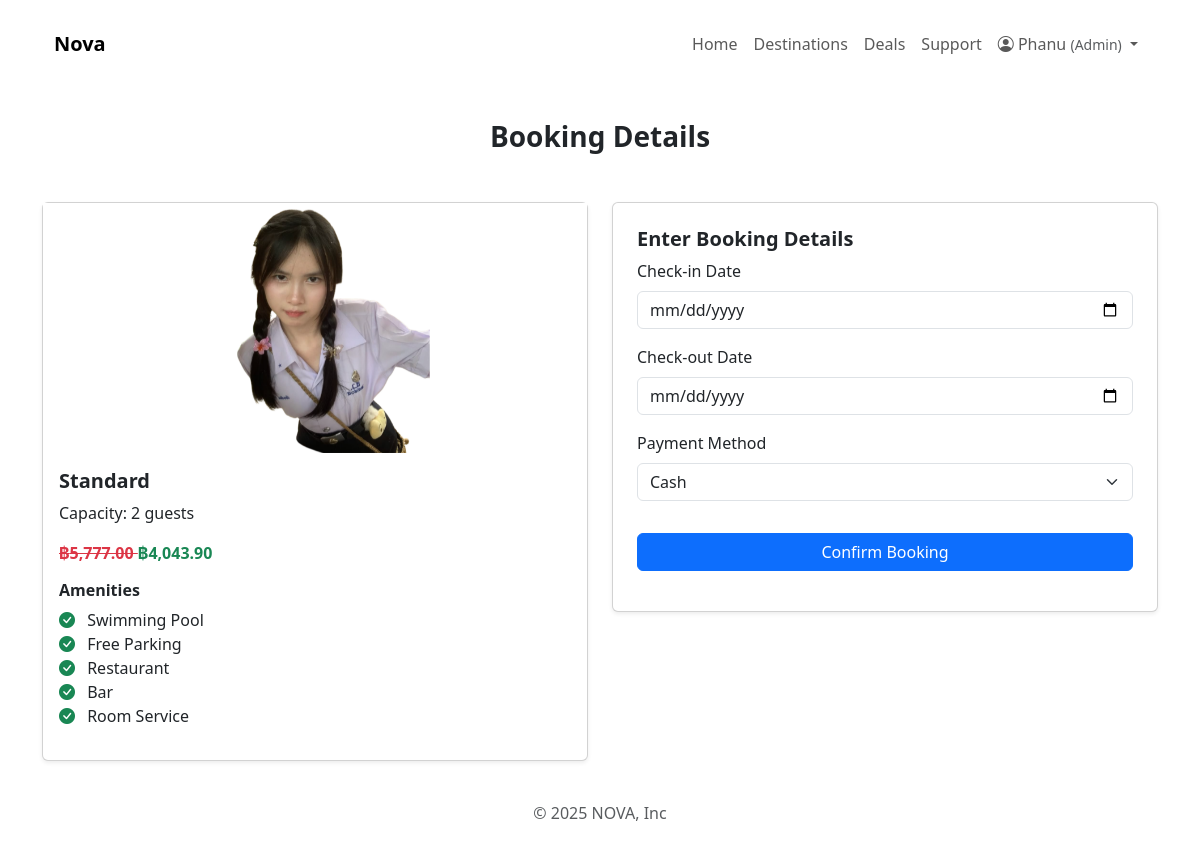
/views/booking.php?room_types_id=5&hotel_id=4 (signed in), run on the app's committed database.
### tables this page shows
CREATE TABLE `room_types` (
  `id` int(11) NOT NULL,
  `hotel_id` int(11) NOT NULL,
  `name` varchar(100) NOT NULL,
  `description` text DEFAULT NULL,
  `capacity` int(11) DEFAULT 2,
  `base_price` decimal(10,2) NOT NULL,
  `created_at` timestamp NOT NULL DEFAULT current_timestamp()
);

### views/booking.php (the view, shortened to what this page needs)
<?php
require_once("../partials/header.php");
require_once("../partials/nav.php");
$room_types_id = isset($_GET['room_types_id']) ? intval($_GET['room_types_id']) : 0;
$hotel_id = isset($_GET['hotel_id']) ? intval($_GET['hotel_id']) : 0;
if ($room_types_id > 0 && $hotel_id > 0) {
    $stmt = $pdo->prepare("
        SELECT rt.*,
            (SELECT COUNT(*) FROM rooms r WHERE r.room_type_id = rt.id AND r.status = 'available') AS available_rooms,
            COALESCE(
                (SELECT (rt.base_price - (rt.base_price * (d.discount_percentage / 100)))
                 FROM discounts d
                 WHERE d.hotel_id = rt.hotel_id AND d.room_type_id = rt.id AND d.status = 'active' LIMIT 1),
                rt.base_price
            ) AS discounted_price
        FROM room_types rt
        WHERE rt.id = ?
    ");
    $stmt->execute([$room_types_id]);
    $room = $stmt->fetch(PDO::FETCH_ASSOC);
    $stmt = $pdo->prepare("SELECT image_url FROM room_type_images WHERE room_types_id = ?");
    $stmt->execute([$room_types_id]);
    $room_images = $stmt->fetchAll(PDO::FETCH_COLUMN);
    $stmt = $pdo->prepare("
        SELECT a.name FROM room_type_amenities rta
        INNER JOIN amenities a ON rta.amenity_id = a.id
        WHERE rta.room_type_id = ?
    ");
    $stmt->execute([$room_types_id]);
    $room_amenities = $stmt->fetchAll(PDO::FETCH_COLUMN);
}
?>
<main>
        <h3 class="fw-bold text-center my-5">Booking Details</h3>
        <div class="row g-4">
            <div class="col-md-6">
            <div class="card shadow-sm">
                <?php if (!empty($room_images)) : ?>
                    <div id="carouselRoomImages" class="carousel slide" data-bs-ride="carousel">
                        <div class="carousel-inner">
                            <?php foreach ($room_images as $index => $image) : ?>
                                <div class="carousel-item <?= $index === 0 ? 'active' : ''; ?>">
                                    <img src="<?= htmlspecialchars($image); ?>" class="d-block w-100" style="height: 250px; object-fit: cover;">
                                </div>
                            <?php endforeach; ?>
                        </div>
                        <button class="carousel-control-prev" type="button" data-bs-target="#carouselRoomImages" data-bs-slide="prev">
                            <span class="carousel-control-prev-icon"></span>
                        </button>
                        <button class="carousel-control-next" type="button" data-bs-target="#carouselRoomImages" data-bs-slide="next">
                            <span class="carousel-control-next-icon"></span>
                        </button>
                    </div>
                <?php else: ?>
                    <img src="assets/img/no-image.jpg" class="img-fluid w-100" style="height: 250px; object-fit: cover;">
                <?php endif; ?>
                <div class="card-body">
                    <h5 class="fw-bold"><?= htmlspecialchars($room["name"]); ?></h5>
                    <p>Capacity: <?= $room["capacity"]; ?> guests</p>
                    <p class="fw-bold">
                        <?php if ($room['discounted_price'] < $room['base_price']) : ?>
                            <span class="text-danger text-decoration-line-through">
                                ฿<?= number_format($room["base_price"], 2); ?>
                            </span>
                            <span class="text-success">฿<?= number_format($room["discounted_price"], 2); ?></span>
                        <?php else: ?>
                            <span class="text-success">฿<?= number_format($room["base_price"], 2); ?></span>
                        <?php endif; ?>
                    </p>
                    <h6 class="fw-bold mt-3">Amenities</h6>
                    <?php if (!empty($room_amenities)) : ?>
                        <ul class="list-unstyled">
                            <?php foreach ($room_amenities as $amenity) : ?>
                                <li><i class="bi bi-check-circle-fill text-success me-2"></i> <?= htmlspecialchars($amenity); ?></li>
                            <?php endforeach; ?>
                        </ul>
                    <?php else: ?>
                        <p class="text-muted">No amenities listed.</p>
                    <?php endif; ?>
                </div>
            </div>
        </div>
            <div class="col-md-6">
                <div class="card shadow-sm p-4">
                    <h5 class="fw-bold">Enter Booking Details</h5>
                    <form id="bookingForm" action="../controllers/process-booking.php" method="POST">
                        <div class="mb-3">
                            <label class="form-label">Check-in Date</label>
                            <input type="date" name="check_in" class="form-control" required>
                        </div>
                        <div class="mb-3">
                            <label class="form-label">Check-out Date</label>
                            <input type="date" name="check_out" class="form-control" required>
                        </div>
                        <div class="mb-3">
                            <label class="form-label">Payment Method</label>
                            <select id="paymentMethod" name="payment_method" class="form-select" required>
                                <option value="cash">Cash</option>
                            </select>
                        </div>
                        <button type="submit" class="btn btn-primary w-100 mt-3">Confirm Booking</button>
                    </form>
                </div>
            </div>
        </div>
    </div>
<?php require_once("../partials/footer.php"); ?>

### data on the page
room_types: name "Standard", capacity "2", base_price "5,777.00"

### other printed values
$_SESSION['user_name'] "Phanu"
$_SESSION['user_role'] "Admin"
$room["discounted_price"] "4,043.90"
$amenity "Swimming Pool"
$amenity "Free Parking"
$amenity "Restaurant"
$amenity "Bar"
$amenity "Room Service"
